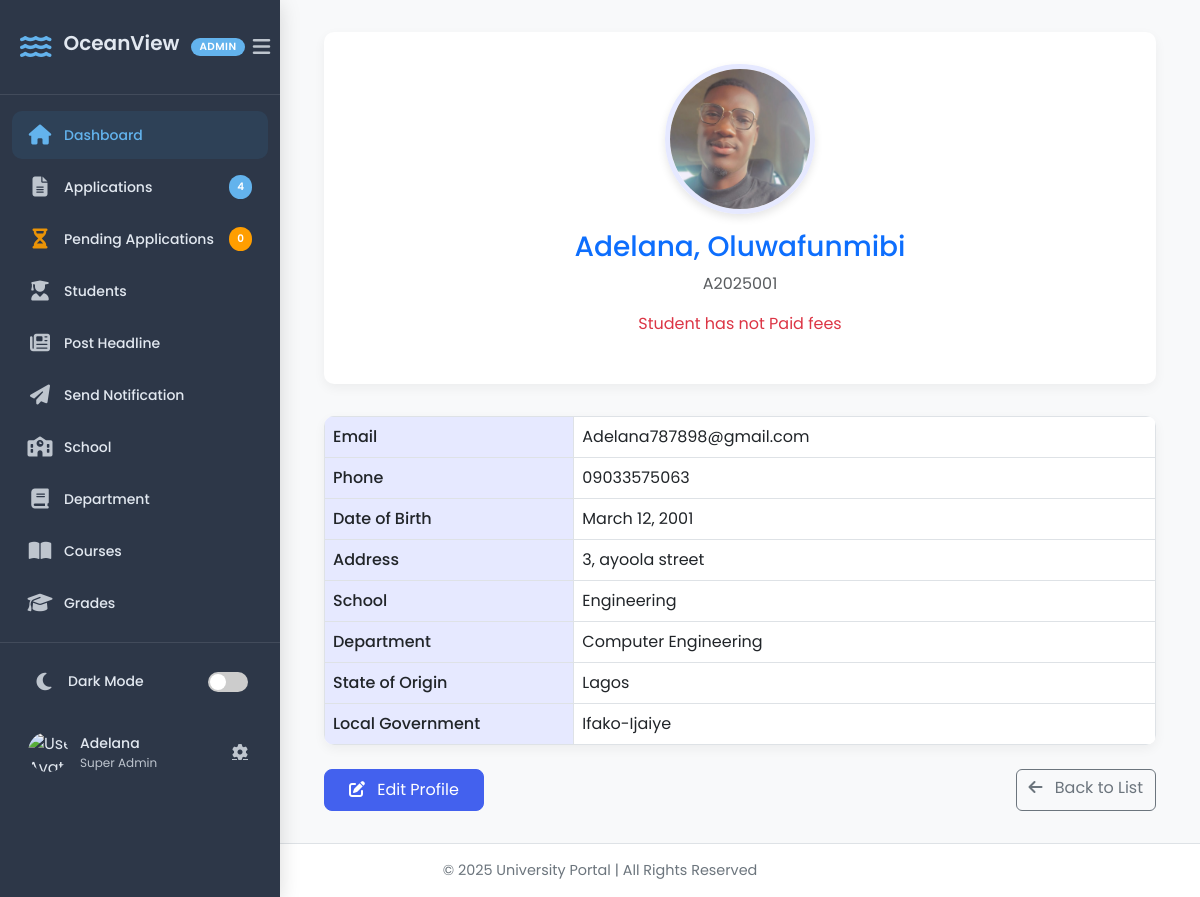
The app's page /student-profile/view/6/ (signed in) with its own data.
### portal/models.py (models this page shows, shortened)
class Student(models.Model):
    user = models.OneToOneField(User, on_delete=models.CASCADE, related_name='student_profile', null=True, blank=True)
    surname = models.CharField(max_length=100)
    first_name = models.CharField(max_length=100)
    other_name = models.CharField(max_length=100, blank=True, null=True)
    email = models.EmailField(unique=True)
    phone_number = models.CharField(max_length=11)
    address = models.CharField(max_length=100)
    state_of_origin = models.ForeignKey('State', on_delete=models.CASCADE)
    local_government = models.ForeignKey('Lga', on_delete=models.CASCADE)
    date_of_birth = models.DateField()
    school = models.ForeignKey('School', on_delete=models.CASCADE)
    department = models.ForeignKey('Department', on_delete=models.CASCADE)
    application_number = models.CharField(max_length=10, unique=True, blank=True)
    profile_picture = models.ImageField(
        upload_to="profile_pics/",
        blank=True,
        null=True,
        default="default-profile.png"
    )
    academic_session = models.ForeignKey('AcademicSession', on_delete=models.CASCADE, related_name="students")
    created_at = models.DateTimeField(default=now, editable=True)
    year = models.ForeignKey('Year', on_delete=models.CASCADE)
    semester = models.ForeignKey('Semester', null=True, blank=True, on_delete=models.SET_NULL)
    has_paid_school_fees = models.BooleanField(default=False)
    has_paid_acceptance_fee = models.BooleanField(default=False)
    matric_number = models.CharField(max_length=20, unique=True, blank=True, null=True)

class School(models.Model):
    name = models.CharField(max_length=100, unique=True)

class Department(models.Model):
    name = models.CharField(max_length=100)
    school = models.ForeignKey(School, on_delete=models.CASCADE, related_name="departments")

class State(models.Model):
    name = models.CharField(max_length=100, unique=True)
    def __str__(self):
        return self.name

class Lga(models.Model):
    name = models.CharField(max_length=100)
    state_of_origin = models.ForeignKey(State, on_delete=models.CASCADE, related_name="lgas")
    def __str__(self):
        return self.name

### crm/views.py (the view)
# urls.py: path('student-profile/view/<int:student_id>/', view_student, name='view_student'),
@login_required
def view_student(request, student_id):
    student = get_object_or_404(Student, id=student_id)
    total_applications = Application.objects.count()
    total_pending_application = Application.objects.filter(is_approved='pending').count()
    return render(request, "crm/student_profile.html", {"student": student, 'total_pending_application':total_pending_application, 'total_applications': total_applications})

### crm/context_processors.py (called while the page is built)
def user_roles(request):
    if request.user.is_authenticated:
        groups = request.user.groups.values_list("name", flat=True)
        return {"user_groups": groups}
    return {}

### crm/templates/crm/student_profile.html (shortened to what this page needs)
{% load static %}
<!DOCTYPE html>
<html lang="en">
<head>
    <link href="https://cdn.jsdelivr.net/npm/bootstrap@5.3.0/dist/css/bootstrap.min.css" rel="stylesheet">
    <link rel="stylesheet" href="https://cdnjs.cloudflare.com/ajax/libs/font-awesome/6.0.0/css/all.min.css">
    <link rel="stylesheet" href="{% static 'crm/css/student_profile.css' %}">
</head>
<body>
    {% include 'crm/sidebar.html' %}
    <div class="main-content">
        <div class="container-fluid">
            <div class="profile-card text-center">
                {% if student.profile_picture %}
                    <img src="{{ student.profile_picture.url }}" alt="Profile Picture" class="profile-picture">
                {% else %}
                    <img src="{% static 'images/default-profile.png' %}" alt="Default Profile" class="profile-picture">
                {% endif %}
                <h3 class="mt-3 text-primary">{{ student.surname }}, {{ student.first_name }}</h3>
                <p class="text-muted">{{ student.application_number }}</p>
                {% if student.has_paid_school_fees == 'True'  %}
                <p class="text-muted">{{ student.matric_number }}</p>
                {% else %}
                <p class="text-danger">Student has not Paid fees</p>
                {% endif %}
            </div>
            <table class="table table-bordered info-table">
                <tbody>
                    <tr><th>Email</th> <td>{{ student.email }}</td></tr>
                    <tr><th>Phone</th> <td>{{ student.phone_number }}</td></tr>
                    <tr><th>Date of Birth</th> <td>{{ student.date_of_birth|date:"F j, Y" }}</td></tr>
                    <tr><th>Address</th> <td>{{ student.address }}</td></tr>
                    <tr><th>School</th> <td>{{ student.school.name }}</td></tr>
                    <tr><th>Department</th> <td>{{ student.department.name }}</td></tr>
                    <tr><th>State of Origin</th> <td>{{ student.state_of_origin }}</td></tr>
                    <tr><th>Local Government</th> <td>{{ student.local_government }}</td></tr>
                </tbody>
            </table>
            <div class="d-flex justify-content-between mt-4">
                <a href="{% url 'edit_student' student.id %}" class="btn btn-primary">
                    <i class="fas fa-edit me-2"></i> Edit Profile
                </a>
                <a href="{% url 'applicant_list' %}" class="btn btn-outline-secondary">
                    <i class="fas fa-arrow-left me-2"></i> Back to List
                </a>
            </div>
        </div>
    </div>
    <div class="footer text-center">
        © 2025 University Portal | All Rights Reserved
    </div>
</body>
</html>

### crm/templates/crm/sidebar.html (shortened to what this page needs)
{% load static %}
<!DOCTYPE html>
<html lang="en">
<head>
    <link rel="stylesheet" href="https://cdnjs.cloudflare.com/ajax/libs/font-awesome/6.4.0/css/all.min.css">
    <link rel="stylesheet" href="{% static 'crm/css/sidebar.css' %}">
</head>
<body>
<div class="sidebar-container">
    <div class="sidebar">
        <div class="sidebar-header">
            <div class="brand-wrapper">
                <i class="fas fa-water brand-icon"></i>
                <h3 class="brand-text">OceanView</h3>
                <span class="badge badge-admin">ADMIN</span>
            </div>
            <button class="sidebar-toggle" id="sidebarToggle">
                <i class="fas fa-bars"></i>
            </button>
        </div>
        <ul class="sidebar-menu">
            <li class="menu-item active">
                <a href="{% url 'dashboard' %}" class="menu-link">
                    <span class="menu-icon"><i class="fas fa-home"></i></span>
                    <span class="menu-text">Dashboard</span>
                </a>
            </li>
            {% if request.user.is_superuser or request.user.groups.all.0.name == 'Admission Officer' %}
            <li class="menu-item">
                <a href="{% url 'applicant_list' %}" class="menu-link">
                    <span class="menu-icon"><i class="fas fa-file-alt"></i></span>
                    <span class="menu-text">Applications</span>
                    <span class="menu-badge">{{ total_applications }}</span>
                </a>
            </li>
            <li class="menu-item">
                <a href="{% url 'pending_list' %}" class="menu-link">
                    <span class="menu-icon"><i class="fas fa-hourglass-half"></i></span>
                    <span class="menu-text">Pending Applications</span>
                    <span class="menu-badge badge-warning">{{ total_pending_application }}</span>
                </a>
            </li>
            {% endif %}
            {% if request.user.is_superuser %}
                <li class="menu-item">
                    <a href="{% url 'student_list' %}" class="menu-link">
                        <span class="menu-icon"><i class="fas fa-user-graduate"></i></span>
                        <span class="menu-text">Students</span>
                    </a>
                </li>
                <li class="menu-item">
                    <a href="{% url 'Post_headline' %}" class="menu-link">
                        <span class="menu-icon"><i class="fas fa-newspaper"></i></span>
                        <span class="menu-text">Post Headline</span>
                    </a>
                </li>
                <li class="menu-item">
                    <a href="{% url 'Notify_student' %}" class="menu-link">
                        <span class="menu-icon"><i class="fas fa-paper-plane"></i></span>
                        <span class="menu-text">Send Notification</span>
                    </a>
                </li>
            {% endif %}
            {% if request.user.is_superuser or "Class Adviser" in user_groups or "HOD (Head of Department)" in user_groups or "Dean" in user_groups %}
                <li class="menu-item">
                    <a href="{% url 'school_list' %}" class="menu-link">
                        <span class="menu-icon"><i class="fas fa-school"></i></span>
                        <span class="menu-text">School</span>
                    </a>
                </li>
                <li class="menu-item">
                    <a href="{% url 'department_list' %}" class="menu-link">
                        <span class="menu-icon"><i class="fas fa-book"></i></span>
                        <span class="menu-text">Department</span>
                    </a>
                </li>
                <li class="menu-item">
                    <a href="{% url 'course_list' %}" class="menu-link">
                        <span class="menu-icon"><i class="fas fa-book-open"></i></span>
                        <span class="menu-text">Courses</span>
                    </a>
                </li>
                <li class="menu-item">
                    <a href="{% url 'grade_list' %}" class="menu-link">
                        <span class="menu-icon"><i class="fas fa-graduation-cap"></i></span>
                        <span class="menu-text">Grades</span>
                    </a>
                </li>
            {% endif %}
        </ul>
        <div class="sidebar-footer">
            <div class="settings-menu">
                <div class="dark-mode-toggle" onclick="toggleDarkMode()">
                    <div class="toggle-icon"><i id="darkModeIcon" class="fas fa-moon"></i></div>
                    <span id="darkModeText">Dark Mode</span>
                    <div class="toggle-switch">
                        <label for="darkModeSwitch"></label>
                    </div>
                </div>
            </div>
            <div class="user-profile">
                <div class="user-avatar">
                    <img src="{% static 'images/default-avatar.png' %}" alt="User Avatar">
                </div>
                <div class="user-info">
                    <span class="user-name">{{ request.user.get_full_name|default:request.user.username }}</span>
                    <span class="user-role">
                        {% if request.user.is_superuser %}
                            Super Admin
                        {% elif user_groups %}
                            {{ user_groups.0 }}
                        {% else %}
                            Staff
                        {% endif %}
                    </span>
                </div>
                <div class="user-actions">
                    <a href="#"><i class="fas fa-cog"></i></a>
                </div>
            </div>
        </div>
    </div>
</div>
</body>
</html>

### crm/static/crm/css/student_profile.css (style rules this page uses)
:root { --primary-color: #4361ee; --primary-light: #e6e9ff; --sidebar-width: 280px; --text-dark: #2b2d42; --text-light: #6c757d; }
body { font-family: 'Poppins', sans-serif; background-color: #f8f9fa; display: flex; flex-direction: column; min-height: 100vh; color: var(--text-dark); }
.main-content { margin-left: var(--sidebar-width); padding: 2rem; flex: 1; transition: margin-left 0.3s; }
.profile-card { background-color: white; border-radius: 10px; padding: 2rem; box-shadow: 0 4px 12px rgba(0, 0, 0, 0.05); margin-bottom: 2rem; }
.profile-picture { width: 150px; height: 150px; border-radius: 50%; object-fit: cover; border: 5px solid var(--primary-light); box-shadow: 0 4px 8px rgba(0, 0, 0, 0.1); }
.info-table { background-color: white; border-radius: 10px; overflow: hidden; box-shadow: 0 4px 12px rgba(0, 0, 0, 0.05); }
.info-table th { background-color: var(--primary-light); width: 30%; font-weight: 500; }
.footer { background-color: white; padding: 1rem; border-top: 1px solid #dee2e6; font-size: 0.9rem; color: var(--text-light); }
.btn-primary { background-color: var(--primary-color); border-color: var(--primary-color); padding: 0.5rem 1.5rem; border-radius: 8px; }

### records on screen
Student: profile_picture (picture), surname "Adelana", first_name "Oluwafunmibi", application_number "A2025001", email "Adelana787898@gmail.com", phone_number "09033575063", date_of_birth "March 12, 2001", address "3, ayoola street", school.name "Engineering", department.name "Computer Engineering", state_of_origin "Lagos", local_government "Ifako-Ijaiye"

### other values on screen
{{ total_applications }} "4"
{{ total_pending_application }} "0"
{{ request.user.get_full_name|default:request.user.username }} "Adelana"
